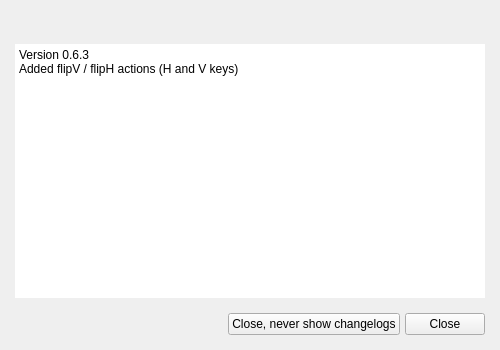
<?xml version="1.0" encoding="UTF-8"?>
<ui version="4.0">
 <class>ChangelogWindow</class>
 <widget class="QWidget" name="ChangelogWindow">
  <property name="geometry">
   <rect>
    <x>0</x>
    <y>0</y>
    <width>500</width>
    <height>350</height>
   </rect>
  </property>
  <property name="sizePolicy">
   <sizepolicy hsizetype="Preferred" vsizetype="Preferred">
    <horstretch>0</horstretch>
    <verstretch>0</verstretch>
   </sizepolicy>
  </property>
  <property name="minimumSize">
   <size>
    <width>0</width>
    <height>0</height>
   </size>
  </property>
  <property name="focusPolicy">
   <enum>Qt::NoFocus</enum>
  </property>
  <property name="windowTitle">
   <string notr="true">Form</string>
  </property>
  <layout class="QVBoxLayout" name="verticalLayout">
   <property name="spacing">
    <number>15</number>
   </property>
   <property name="leftMargin">
    <number>15</number>
   </property>
   <property name="topMargin">
    <number>15</number>
   </property>
   <property name="rightMargin">
    <number>15</number>
   </property>
   <property name="bottomMargin">
    <number>15</number>
   </property>
   <item>
    <widget class="QLabel" name="headerLabel">
     <property name="text">
      <string notr="true"/>
     </property>
     <property name="pixmap">
      <pixmap resource="../../resources.qrc">:/res/images/changelogheader.png</pixmap>
     </property>
     <property name="buddy">
      <cstring>shutUpButton</cstring>
     </property>
    </widget>
   </item>
   <item>
    <widget class="QScrollArea" name="scrollArea">
     <property name="focusPolicy">
      <enum>Qt::NoFocus</enum>
     </property>
     <property name="frameShape">
      <enum>QFrame::NoFrame</enum>
     </property>
     <property name="widgetResizable">
      <bool>true</bool>
     </property>
     <widget class="QWidget" name="scrollAreaWidgetContents">
      <property name="geometry">
       <rect>
        <x>0</x>
        <y>0</y>
        <width>456</width>
        <height>250</height>
       </rect>
      </property>
      <layout class="QVBoxLayout" name="verticalLayout_2">
       <property name="leftMargin">
        <number>0</number>
       </property>
       <property name="topMargin">
        <number>0</number>
       </property>
       <property name="rightMargin">
        <number>0</number>
       </property>
       <property name="bottomMargin">
        <number>0</number>
       </property>
       <item>
        <widget class="QTextBrowser" name="textBrowser">
         <property name="minimumSize">
          <size>
           <width>400</width>
           <height>250</height>
          </size>
         </property>
         <property name="focusPolicy">
          <enum>Qt::NoFocus</enum>
         </property>
         <property name="frameShape">
          <enum>QFrame::NoFrame</enum>
         </property>
         <property name="html">
          <string notr="true">&lt;!DOCTYPE HTML PUBLIC &quot;-//W3C//DTD HTML 4.0//EN&quot; &quot;http://www.w3.org/TR/REC-html40/strict.dtd&quot;&gt;
&lt;html&gt;&lt;head&gt;&lt;meta name=&quot;qrichtext&quot; content=&quot;1&quot; /&gt;&lt;style type=&quot;text/css&quot;&gt;
p, li { white-space: pre-wrap; }
&lt;/style&gt;&lt;/head&gt;&lt;body style=&quot;    &quot;&gt;
&lt;p style=&quot; margin-top:0px; margin-bottom:0px; margin-left:0px; margin-right:0px; -qt-block-indent:0; text-indent:0px;&quot;&gt;&lt;span style=&quot;   &quot;&gt;Version 0.6.3&lt;/span&gt;&lt;/p&gt;
&lt;p style=&quot; margin-top:0px; margin-bottom:0px; margin-left:0px; margin-right:0px; -qt-block-indent:0; text-indent:0px;&quot;&gt;&lt;span style=&quot;  &quot;&gt;Added flipV / flipH actions (H and V keys)&lt;/span&gt;&lt;/p&gt;&lt;/body&gt;&lt;/html&gt;</string>
         </property>
         <property name="openExternalLinks">
          <bool>true</bool>
         </property>
        </widget>
       </item>
      </layout>
     </widget>
    </widget>
   </item>
   <item>
    <layout class="QHBoxLayout" name="horizontalLayout">
     <property name="spacing">
      <number>5</number>
     </property>
     <property name="topMargin">
      <number>0</number>
     </property>
     <item>
      <spacer name="horizontalSpacer">
       <property name="orientation">
        <enum>Qt::Horizontal</enum>
       </property>
       <property name="sizeHint" stdset="0">
        <size>
         <width>40</width>
         <height>20</height>
        </size>
       </property>
      </spacer>
     </item>
     <item>
      <widget class="QPushButton" name="shutUpButton">
       <property name="focusPolicy">
        <enum>Qt::StrongFocus</enum>
       </property>
       <property name="accessibleName">
        <string notr="true">Button</string>
       </property>
       <property name="text">
        <string>Close, never show changelogs</string>
       </property>
       <property name="autoDefault">
        <bool>true</bool>
       </property>
      </widget>
     </item>
     <item>
      <widget class="QPushButton" name="closeButton">
       <property name="focusPolicy">
        <enum>Qt::StrongFocus</enum>
       </property>
       <property name="accessibleName">
        <string notr="true">Button</string>
       </property>
       <property name="text">
        <string>Close</string>
       </property>
       <property name="autoDefault">
        <bool>true</bool>
       </property>
      </widget>
     </item>
    </layout>
   </item>
  </layout>
 </widget>
 <tabstops>
  <tabstop>scrollArea</tabstop>
  <tabstop>shutUpButton</tabstop>
  <tabstop>closeButton</tabstop>
 </tabstops>
 <resources>
  <include location="../../resources.qrc"/>
 </resources>
 <connections/>
</ui>
